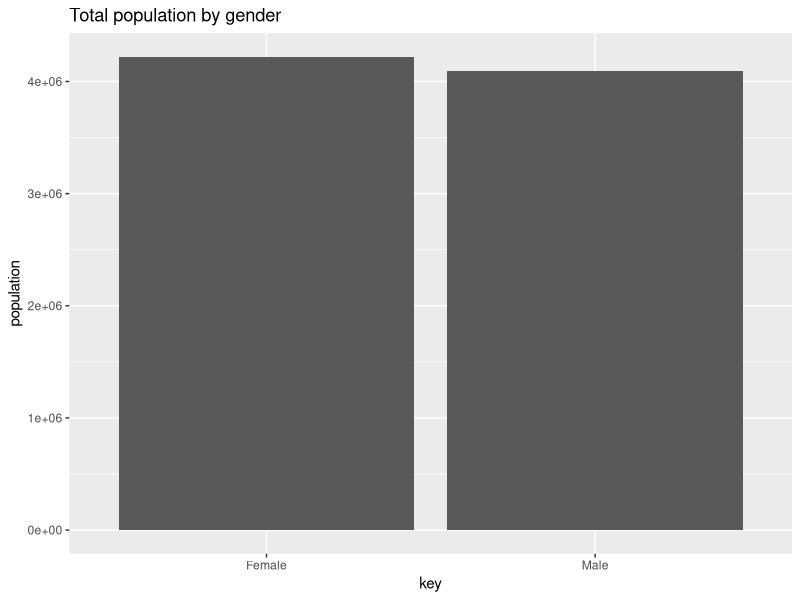
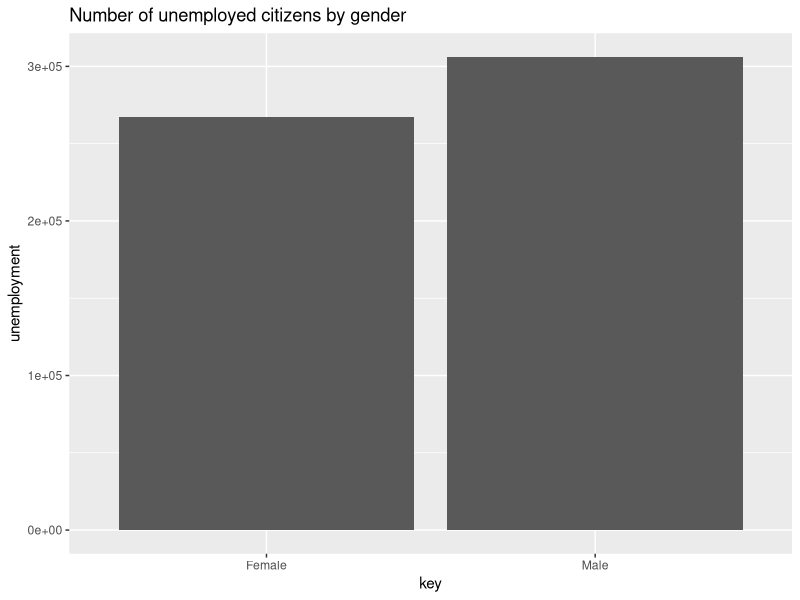
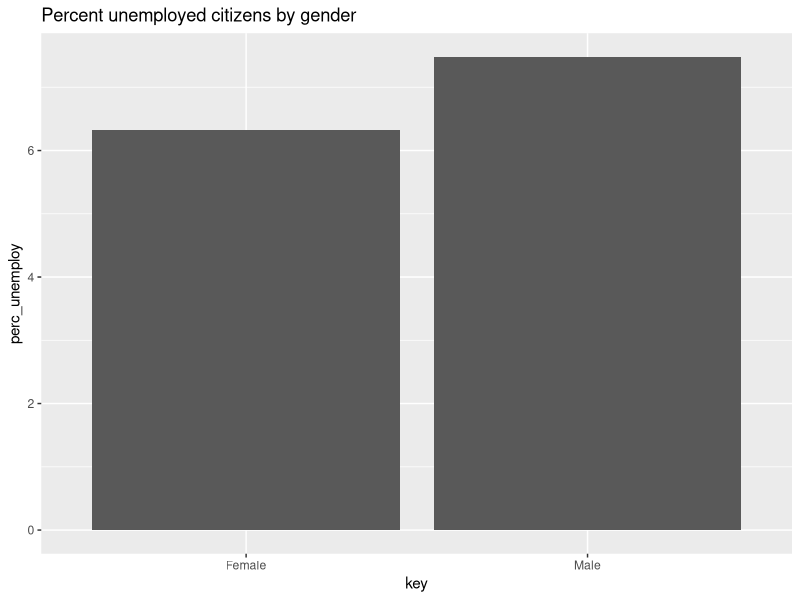
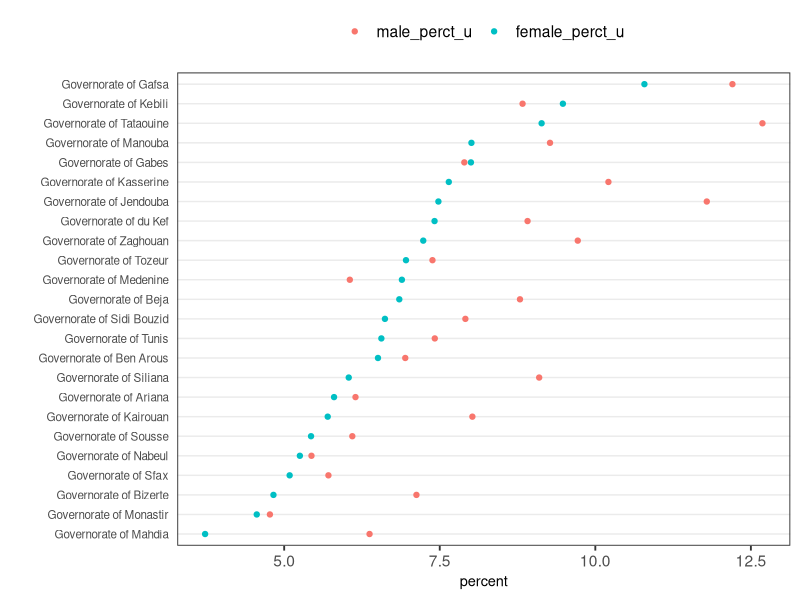

Generate these figures, in order, with R: (Note: this script raises an error after producing the figures.)
## ---- chunk 1
knitr::opts_chunk$set(echo = TRUE)
## ---- chunk 2
library(ggplot2)
library(tidyverse)
library(reshape)
## ---- chunk 3
population_unemployed <- readxl::read_excel('../data/intermediate/hw4-mariem/Number of unemployed people from the population aged 15 years and over in 2014.xlsx')
tbl_df(population_unemployed)
## ---- chunk 4
skimr::skim(population_unemployed)
## ---- chunk 5
population_all <- readxl::read_excel('../data/intermediate/hw4-mariem/Number of population aged 15 years and over in 2014.xlsx')
tbl_df(population_all)
## ---- chunk 6
skimr::skim(population_all)
## ---- chunk 7
tidy_unemploy <- gather(select(population_unemployed,Male, Female, Governorate ), key, value, -Governorate)
tbl_df(tidy_unemploy)
## ---- chunk 8
tidy_total_pop <- gather(select(population_all,Male, Female, Governorate ), key, value, -Governorate)
tbl_df(tidy_total_pop)
## ---- chunk 9
pop_gender <- tidy_total_pop %>% group_by(key) %>% summarize(population = sum(value))
tbl_df(pop_gender)
## ---- chunk 10
ggplot(pop_gender, aes(x = key, y = population)) +
  geom_bar(stat = "identity") +
  ggtitle("Total population by gender")
## ---- chunk 11
unemploy_gender <- tidy_unemploy %>% group_by(key) %>% summarize(unemployment = sum(value))
tbl_df(unemploy_gender)
## ---- chunk 12
ggplot(unemploy_gender, aes(x = key, y = unemployment)) +
  geom_bar(stat = "identity") +
  ggtitle("Number of unemployed citizens by gender")
## ---- chunk 13
combo_pop_unemploy <- merge(tidy_unemploy ,tidy_total_pop,by=c("Governorate","key"))
colnames(combo_pop_unemploy)[2] <- "gender"
colnames(combo_pop_unemploy)[3] <- "unemployment"
colnames(combo_pop_unemploy)[4] <- "population"
combo_pop_unemploy_gender_perct_all <- combo_pop_unemploy %>% group_by(gender) %>% mutate(perc_unemploy = 100 * ((unemployment) / (population)))

tbl_df(combo_pop_unemploy_gender_perct_all)
## ---- chunk 14
perct_u_byGender <- merge(unemploy_gender,pop_gender,by=c("key")) %>% mutate(perc_unemploy = 100 * ((unemployment) / (population))) %>% select(key, perc_unemploy)

ggplot(perct_u_byGender, aes(x = key, y = perc_unemploy)) +
  geom_bar(stat = "identity") +
  ggtitle("Percent unemployed citizens by gender")
## ---- chunk 15
governorate_gender_perct_unemploy_e <- readxl::read_excel('../data/intermediate/hw4-mariem/governorate_gender_perct_unemploy.xlsx')
## ---- chunk 16
tbl_df(governorate_gender_perct_unemploy_e)
## ---- chunk 17
theme_dotplot <-theme_bw(14) +
  theme(axis.text.y =element_text(size =rel(.75)),
        axis.ticks.y =element_blank(),
        axis.title.x =element_text(size =rel(.75)),
        panel.grid.major.x =element_blank(),
        panel.grid.major.y =element_line(size = 0.5),
        panel.grid.minor.x =element_blank())


ttidy <-  governorate_gender_perct_unemploy_e %>%
  select(Governorate, female_perct_u, male_perct_u) %>%
  gather(key = variable, value = percent,-Governorate) %>%
  mutate(variable= factor(variable, levels =c("male_perct_u", "female_perct_u")))

ggplot(ttidy,aes(percent,fct_reorder2(Governorate, variable,-percent),color = variable))+
  geom_point() + ylab("")+
  theme_dotplot +
  theme(legend.position = "top",legend.title =element_blank())
## ---- chunk 18
lumData <- read_csv("../data/final/tun_lum_governorate_93_13_tidy.csv")
lumData$Gov_longName <- lumData$NAME_1
lumData$Gov_longName <- sub("^", "Governorate of ", lumData$Gov_longName)
lumData$Gov_longName <- ifelse(lumData$NAME_1 == "Kebili", "Governorate of Kebili", 
                               ifelse(,)
                               ,"NA")
tbl_df(lumData)

## ---- chunk 19
lumData2013 <- lumData[lumData$year == "2013",]
tbl_df(lumData2013)
lumData2013$NAME_1
## ---- chunk 20
g <- ggplot(lumData2013, aes(x = mean, y = fct_reorder(NAME_1, mean))) +
    geom_point(color = "blue") + ylab("") +
    ggtitle("Luminosity per Governovates in 2013 (mean)")
g
## ---- chunk 21
g <- ggplot(lumData2013, aes(x = lumData2013$media, y = fct_reorder(NAME_1, lumData2013$media))) +
    geom_point(color = "blue") + ylab("") +
    ggtitle("Luminosity per Governovates in 2013 (median)")
g
## ---- chunk 22
governorate_gender_perct_unemploy_e$Governorate
## ---- chunk 23
tbl_df(lumData)
